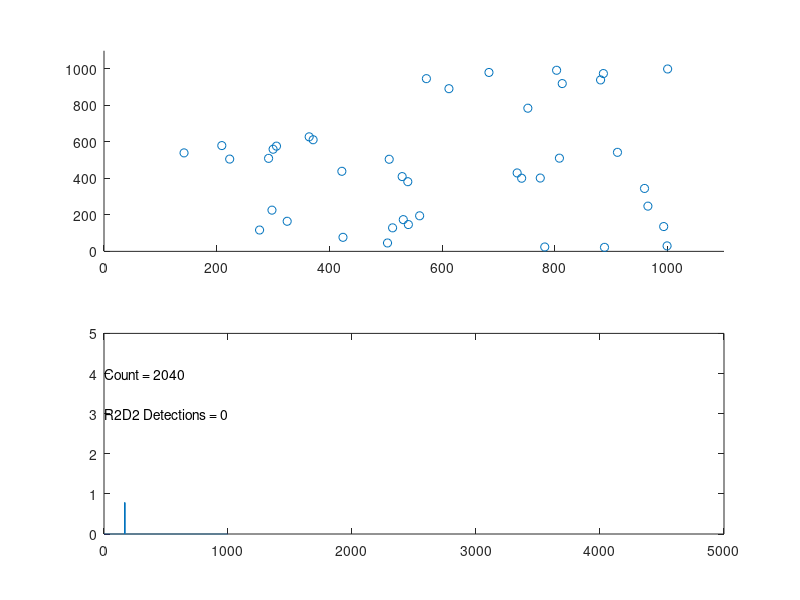

This chart was generated by the following MATLAB code:
%%%%%%%%%%%%%%%%%%%%%%%%%%%%%%%%%%%%%%%%%%%%%%%%%%%%%%%%%%%%%%%%%%%%%%%%%%%%%%%%
% Andrew Payne
% 14 April 2019
%
% r2d2_sim.m - A simulator to show platoon moving through battlespace with
% algorithms programmed to dodge R2D2 units.
%
%
% Basic Instructions:
%   Run in Matlab/Octave.  Opens up a split GUI figure with battlespace on top and
%   platoon detection time values along the bottom.  Platoon automatically starts 
%   from (1,1), and goes until it finishes at (1000,1000).
%   In the bottom of the GUI window are the count and the R2D2 Detections count.
%   The Count is simply the main loop counter.  The R2D2 Detections count is the
%   number of times the R2D2 (enemy) units spot the platoon.
% It is required to have config.txt present in the same directory.
%
% input arguments:
%   - GRID_SIZE, <#> (default 1000)
%   - NUM_R2D2, <#>  (Try 5 - 50)
%   - RD2D_RANGE, <#> (default 5)
%   - MAX_RANGE, <#>  (Try 50, soldier sensor distance of r2d2 detection)
%
% Example Calls:
%   r2d2_sim
%   r2d2_sim('GRID_SIZE', 500, 'NUM_R2D2', 20)
%   r2d2_sim('MAX_RANGE', 50, 'GRID_SIZE', 1000)
%   r2d2_sim('GRID_SIZE', 1000, 'NUM_R2D2', 40, 'R2D2_RANGE', 6, 'MAX_RANGE', 20)
%
%  22 April 2019
%   - Tested and works in Matlab with a small change to the
%   platoon.directive cell array.
%%%%%%%%%%%%%%%%%%%%%%%%%%%%%%%%%%%%%%%%%%%%%%%%%%%%%%%%%%%%%%%%%%%%%%%%%%%%%%%%

function ret_val = r2d2_sim(varargin)
  GRID_SIZE = 1000;
  NUM_R2D2 = 40;
  R2D2_RANGE = 10;
  MAX_RANGE = 50;

  % Parsing input arguments.
  for i = 1:2:length(varargin)
    switch upper(varargin{i})
      case 'GRID_SIZE'
        GRID_SIZE = varargin{i+1};
      case 'NUM_R2D2'
        NUM_R2D2 = varargin{i+1};
      case 'R2D2_RANGE'
        R2D2_RANGE = varargin{i+1};
      case 'MAX_RANGE'
        MAX_RANGE = varargin{i+1};
      otherwise
        msgbox(['Command ', varargin{i}, ' is not recognized. Exiting.']);
        ret_val = -1;
        return
    end
  end
  
  % Maneuvering step counts:
  DIRECTIVE_FORWARD_STEPS = GRID_SIZE/50;   % Seems to work the best.
  DIRECTIVE_RETRACE_STEPS = GRID_SIZE/50;
  
  config_file_contents = [];
  
  Read_Config_File;
  
  ret_val = 0;
  
  grid = zeros(GRID_SIZE);

  % Generate R2D2.
  r2d2.num = NUM_R2D2;
  % Positions (columns wrap top-to-bottom).
  r2d2.raw_positions = fix(rand(1,NUM_R2D2)*GRID_SIZE^2);
  % Set ordered pair positions via R2d2_Positions:
  r2d2.num_detections = 0;
  R2d2_Positions;

  % Place R2D2s into grid.
  grid(r2d2.raw_positions) = 1;

  % Place platoon at the starting mark.
  platoon.position = [1,1];
  platoon.directive = {'N/A', 0,'N/A', 0};
  platoon.last_move = [0 0 0 0]; % n s e w.
  platoon.move_count = 0;
  platoon.detections = zeros(DIRECTIVE_FORWARD_STEPS, 1);
  platoon.maneuver = 0;
  
  sensor.num_hits = 0;
  sensor.heatmap = zeros(2);  % Give a fresh 2x2 sensor relative heatmap grid.
  sensor.old_heatmap = zeros(2);
  sensor.change = zeros(2);
  splot=[];
  
  Setup_Plot;
  
  done = 0;

  % Main time-step loop.
  while (done == 0)
    % Turn on sensor. Collect Data about R2D2.
    % Gets a 2x2 grid of NW, SW, NE, SE data correlating to severity of sensor data.
    Platoon_Sense;

    % Decides how to proceed to the finish line based on sensor heatmap.
    Platoon_Decide;

    % R2d2 detection:
    R2d2_Detection;
    
    % Updates the plot for this simulation.
    Update_Plot;

    % Loop ending when finish line reached.
    done = (platoon.position(1) > GRID_SIZE-1 && platoon.position(2) > GRID_SIZE-1);
    
    %disp([platoon.directive{1}, ' ', num2str(platoon.directive{2})]);
    
    %disp([num2str(platoon.move_count), ' ', num2str(platoon.position)]);
  end
  
    disp([num2str(platoon.position(1)), ' ', num2str(platoon.position(2))]);
 
%%%%%%%%%%%%%%%%%%%%%%%%%%%%%%%%%%%%%%%%%%%%%%%%%%%%%%%%%%%%%%%%%%%%%%%%%%%%%%%%
% FUNCTION:
% Read_Config_File - A function to read the config.txt file into a 
%                    cell array called config_file_contents.
%
%
%%%%%%%%%%%%%%%%%%%%%%%%%%%%%%%%%%%%%%%%%%%%%%%%%%%%%%%%%%%%%%%%%%%%%%%%%%%%%%%%
  function read_success = Read_Config_File
    read_success = 0;
    i = 1;
    fileID = fopen('config.txt');
    while ~feof(fileID)
      f_line = strtrim(fgetl(fileID));
      if length(f_line)
        % needs to have a : to denote key:value pair, or drop it.
        if strfind(f_line,':')  
          % Remove comments.
          k = min(strfind(f_line, '//'));  % min: find the first occurance.
          if k == 1
            % don't include, the whole line contains a comment.
          elseif k > 1
            % Partially-commented. Key-value pair.
            config_file_contents{i} = strsplit(f_line(1:k-1),':');
            i = i + 1;
          else  % include whole line. Key-value pair.
            config_file_contents{i} = strsplit(f_line,':');
            i = i + 1;
          end
        end
      end
    end
    fclose(fileID);
    
  end % Read_Config_File

%%%%%%%%%%%%%%%%%%%%%%%%%%%%%%%%%%%%%%%%%%%%%%%%%%%%%%%%%%%%%%%%%%%%%%%%%%%%%%%%
% FUNCTION:
% Get_Value -  A function to read the configuration from config.txt file, get to
%              the key specified, and return the cell array value(s) to the
%              right of the '<key>:' label in config.txt. Returns a cell array
%              of value(s).
%
%
%%%%%%%%%%%%%%%%%%%%%%%%%%%%%%%%%%%%%%%%%%%%%%%%%%%%%%%%%%%%%%%%%%%%%%%%%%%%%%%% 
  function value = Get_Value(key)
    % Search for key
    if length(config_file_contents)
      for i=1:length(config_file_contents)
        if strfind(config_file_contents{i}{1}, key)
          % found the key, now take the values and break loop.
          value = strtrim(strsplit(config_file_contents{i}{2},','));  % split up by ',' delimeter.
          % Deletes white-space.
          break;
        end
      end
    else  
      msgbox('Unsucessful read of config.txt');
      return
    end
  end % Get_Value
  
 
%%%%%%%%%%%%%%%%%%%%%%%%%%%%%%%%%%%%%%%%%%%%%%%%%%%%%%%%%%%%%%%%%%%%%%%%%%%%%%%%
% FUNCTION:
% Setup_Plot - A function to create a figure window and display the battlespace 
%              scatter plot and heatmap spikes.
%
%
%
%%%%%%%%%%%%%%%%%%%%%%%%%%%%%%%%%%%%%%%%%%%%%%%%%%%%%%%%%%%%%%%%%%%%%%%%%%%%%%%%
  function Setup_Plot
    for (i = 1:NUM_R2D2)
      splot.xdata(i) = r2d2.positions{i}(1);
      splot.ydata(i) = r2d2.positions{i}(2);
    end
    % Add the platoon position:
    splot.xdata(NUM_R2D2+1) = platoon.position(1);
    splot.ydata(NUM_R2D2+1) = platoon.position(2);
    
    f=figure('units', 'normalized', 'position', [.2 .2 .6 .6]);
    subplot(2,1,1);
    
    % Start the graph
    splot.graph = scatter(splot.xdata, splot.ydata);
    
    axis([0 GRID_SIZE*1.1 0 GRID_SIZE*1.1]);

    subplot(2,1,2);
    
    splot.xheat = linspace(1,1000,GRID_SIZE*5);
    splot.yheat = zeros(1,GRID_SIZE*5);
    splot.heatmap_plot = plot(splot.xheat, splot.yheat);
    splot.move_counter = text(1,4,'Count = 0');
    splot.r2d2_detections = text(1,3,'R2D2 Detections = 0');
    axis([0 GRID_SIZE*5 0 5]);
    
  end % Setup_Plot
 
%%%%%%%%%%%%%%%%%%%%%%%%%%%%%%%%%%%%%%%%%%%%%%%%%%%%%%%%%%%%%%%%%%%%%%%%%%%%%%%%
% FUNCTION:
% Update_Plot - A function to edit the platoon position, the counter text, the
%               heatmap indicator, and the R2D2 detection count.
%
%
%%%%%%%%%%%%%%%%%%%%%%%%%%%%%%%%%%%%%%%%%%%%%%%%%%%%%%%%%%%%%%%%%%%%%%%%%%%%%%%% 
  function Update_Plot
    xdata_tmp = get(splot.graph, 'xdata');
    ydata_tmp = get(splot.graph, 'ydata');
    
    xdata_tmp(NUM_R2D2+1) = platoon.position(1);
    ydata_tmp(NUM_R2D2+1) = platoon.position(2);
    
    set(splot.graph, 'xdata', xdata_tmp);
    set(splot.graph, 'ydata', ydata_tmp);
    
    yheat_tmp = get(splot.heatmap_plot,'ydata');
    yheat_tmp(platoon.move_count) = sum(sensor.heatmap(:));
    
    set(splot.heatmap_plot, 'ydata', yheat_tmp);
    set(splot.move_counter, 'string', ['Count = ',num2str(platoon.move_count)]);
    set(splot.r2d2_detections, 'string', ['R2D2 Detections = ',num2str(r2d2.num_detections)]);
    
    drawnow
     
  end % Update_Plot

%%%%%%%%%%%%%%%%%%%%%%%%%%%%%%%%%%%%%%%%%%%%%%%%%%%%%%%%%%%%%%%%%%%%%%%%%%%%%%%%
% FUNCTION:
% R2d2_Positions - A function to install the R2D2s on the battlespace as deemed
%                  by r2d2.raw_positions array.
%
%
%%%%%%%%%%%%%%%%%%%%%%%%%%%%%%%%%%%%%%%%%%%%%%%%%%%%%%%%%%%%%%%%%%%%%%%%%%%%%%%% 
  function R2d2_Positions
    for i=1:NUM_R2D2
      % X position
      x_pos = ceil(r2d2.raw_positions(i)/GRID_SIZE);
      %x_pos = 50*i + 20;
      
      % Y position
      y_pos = mod(r2d2.raw_positions(i), GRID_SIZE);
      %y_pos = 50*i - 5;
      if (y_pos==0)
        y_pos = GRID_SIZE;
      end 
      
      % Set ordered pair variable.
      r2d2.positions{i} = [x_pos, y_pos]; 

    end
  end % R2d2_Positions

%%%%%%%%%%%%%%%%%%%%%%%%%%%%%%%%%%%%%%%%%%%%%%%%%%%%%%%%%%%%%%%%%%%%%%%%%%%%%%%%
% FUNCTION:
% R2d2_Detection - A function to check if R2D2 detected a platoon in accordance
%                  with the R2D2_RANGE variable.  It will increment the count
%                  within the R2D2 structure if it does spot a platoon.
%
%
%%%%%%%%%%%%%%%%%%%%%%%%%%%%%%%%%%%%%%%%%%%%%%%%%%%%%%%%%%%%%%%%%%%%%%%%%%%%%%%%   
  function R2d2_Detection
    raw_offsets = cell(NUM_R2D2);
    raw_man_dist = cell(NUM_R2D2);
     % Go through list of r2d2s, calculating Manhatten Distance.
    for i = 1:NUM_R2D2
      raw_offsets{i} = r2d2.positions{i} - platoon.position;
      raw_man_dist{i} = sum(abs(raw_offsets{i}));
    end
    
    % Reorder from closest to furthest, based on Manhatten Distance:
    [man_dist, sort_order] = sort(cell2mat(raw_man_dist));
    man_dist = num2cell(man_dist);
    offsets = raw_offsets(sort_order); 
    
    R2d2_Measure;
    
    function R2d2_Measure
      r2d2.range = R2D2_RANGE;
      
      % Go through list of r2d2s.
      for r2d2_ctr = 1:NUM_R2D2
        % Manhatten Distance comparison with sensor.range.
        if (man_dist{r2d2_ctr} <= r2d2.range)
          % Add to list of hit(s)
          r2d2.num_detections = r2d2.num_detections + 1;
        else
          break; % Keeps getting further away, break.
        end
      end  
    end
  end % R2D2_Detection
 
%%%%%%%%%%%%%%%%%%%%%%%%%%%%%%%%%%%%%%%%%%%%%%%%%%%%%%%%%%%%%%%%%%%%%%%%%%%%%%%%
% FUNCTION:
% Platoon_Decide - A function to process the beginning through the end of the
%                  platoon's movements. It is very high level. It starts with
%                  deciding whether it's the first step, if it is, just head
%                  north. If there's a number >0 of directives in the queue, then
%                  it calls Platoon_Manuever. Else it checks the sensor's heatmap
%                  and calls a new directive if it is registering an R2D2.
%                  Otherwise, a routine movement northeast is all that it calls.
%
%
%%%%%%%%%%%%%%%%%%%%%%%%%%%%%%%%%%%%%%%%%%%%%%%%%%%%%%%%%%%%%%%%%%%%%%%%%%%%%%%%   
  function Platoon_Decide
    if (platoon.move_count == 0)
      Platoon_Move('North');
      return
    elseif (platoon.directive{2}>0)
      
      % Call the directives.
      Platoon_Manuever;

  % Heatmap analysis.
  
  % -------------
  % | NW  | NE  |
  % |     |     |
  % -------------
  % | SW  | SE  |
  % |     |     |
  % -------------
  
  %
    elseif (sensor.num_hits)
      last_move = platoon.directive{1};
      dir_finder = zeros(2);
    
      % Find the direction of the r2d2 being sensed.
      [max_heat,~] = max(sensor.heatmap(:));
      
      [x, y] = find(sensor.heatmap==max_heat);
      
      % Find the direction of the r2d2s that are most increasing.
      %[~,max_chg_dir] = max(sensor.change(:));
      
      dir_finder(x,y) = 1;
      disp(dir_finder)
      %dir_finder(max_chg_dir) = 1;
      
      % Form a string that Get_Value function can read.
      % e.g., turns [0 1;0 0] into '[0 1;0 0'
      dir_finder_str = ['[',num2str(dir_finder(1)),' ',num2str(dir_finder(3)),...
                        ';',num2str(dir_finder(2)),' ',num2str(dir_finder(4)),...
                        ']'];
      
      % Get the directives from the config.txt file.
      directives = Get_Value(dir_finder_str);
      % Assign the directives as deemed from config.txt.
      if (length(directives) == 2)
        platoon.directive(1:2) = {directives{1}, str2double(directives{2})};
      elseif (length(directives) == 4)
        platoon.directive(1:2) = {directives{1}, str2double(directives{2})};
        platoon.directive(3:4) = {directives{3}, str2double(directives{4})};
      end
      
      % Starts the move. The next loop around, this will not run because there
      % will be queued up directives.    
      Platoon_Move(platoon.directive{1});

      % Just a routine move north or east to reach the finish line.
    else
        if platoon.last_move(1)
          Platoon_Move('East');
         % disp('routine move east.');
        % North
        else
          Platoon_Move('North');
         % disp('routine move north.');
        end
    end

%%%%%%%%%%%%%%%%%%%%%%%%%%%%%%%%%%%%%%%%%%%%%%%%%%%%%%%%%%%%%%%%%%%%%%%%%%%%%%%%
% FUNCTION:
% Platoon_Manuever - A function to handle calling Platoon_Move function from the
%                    directives queue, which is a multidimensional cell array
%                    holding the direction to travel and the number of steps to
%                    take on that direction.
%
%
%%%%%%%%%%%%%%%%%%%%%%%%%%%%%%%%%%%%%%%%%%%%%%%%%%%%%%%%%%%%%%%%%%%%%%%%%%%%%%%%      
      % Maneuvering function.
      function Platoon_Manuever
      
        Platoon_Move(platoon.directive{1});
        % Decrement the count.
        platoon.directive{2} = platoon.directive{2} - 1;
        
        % When the first row of directives is exhausted, move second row up.
        if (platoon.directive{2} == 0 && platoon.directive{4}>0)
          platoon.directive{1} = platoon.directive{3};
          platoon.directive{2} = platoon.directive{4};
          platoon.directive{4} = 0;
        end
      end % Platoon_Maneuver
      
%%%%%%%%%%%%%%%%%%%%%%%%%%%%%%%%%%%%%%%%%%%%%%%%%%%%%%%%%%%%%%%%%%%%%%%%%%%%%%%%
% FUNCTION:
% Platoon_Move - A function to move the Platoon in a direction (required input
%                argument string).  It records the last move before exiting the
%                function. It also keeps the platoon in-bounds.
%
%
%%%%%%%%%%%%%%%%%%%%%%%%%%%%%%%%%%%%%%%%%%%%%%%%%%%%%%%%%%%%%%%%%%%%%%%%%%%%%%%%    
      function Platoon_Move(direction)
        direction = upper(direction);
        switch direction
          case 'NORTH'
            if (platoon.position(2) < GRID_SIZE)
              platoon.position(2) = platoon.position(2) + 1;
              platoon.last_move = [1 0 0 0];
              platoon.move_count = platoon.move_count + 1; 
            elseif (platoon.position(1) < GRID_SIZE)
              Platoon_Move('East');
            else
              Platoon_Move('South');
            end
          case 'SOUTH'
            platoon.position(2) = platoon.position(2) - 1;
            platoon.last_move = [0 1 0 0];
            platoon.move_count = platoon.move_count + 1; 
          case 'EAST'
            if (platoon.position(1) < GRID_SIZE)
              platoon.position(1) = platoon.position(1) + 1;
              platoon.last_move = [0 0 1 0];
              platoon.move_count = platoon.move_count + 1; 
            elseif (platoon.position(2) < GRID_SIZE)
              Platoon_Move('North');
            else
              Platoon_Move('South');
            end
          case 'WEST'
            platoon.position(1) = platoon.position(1) - 1;
            platoon.last_move = [0 0 0 1];
            platoon.move_count = platoon.move_count + 1; 
          case 'NORTHEAST'
            if (platoon.last_move == [1 0 0 0])
              Platoon_Move('East');
            else
              Platoon_Move('North');
            end
          case 'NORTHWEST'
            if (platoon.last_move == [1 0 0 0])
              Platoon_Move('West');
            else
              Platoon_Move('North');
            end
          case 'SOUTHEAST'
            if (platoon.last_move == [0 1 0 0])
              Platoon_Move('East');
            else
              Platoon_Move('South');
            end
          case 'SOUTHWEST'
            if (platoon.last_move == [0 1 0 0])
              Platoon_Move('West');
            else
              Platoon_Move('South');
            end
        end  
      end % Platoon_Move
  end % Platoon_Decide

%%%%%%%%%%%%%%%%%%%%%%%%%%%%%%%%%%%%%%%%%%%%%%%%%%%%%%%%%%%%%%%%%%%%%%%%%%%%%%%%
% FUNCTION:
% Platoon_Sense - A function to use the sensor that the Platoon has to
%                 sense R2D2s.  It calls measure and calculation routines that
%                 convert the sensor data into usable information.
%
%
%%%%%%%%%%%%%%%%%%%%%%%%%%%%%%%%%%%%%%%%%%%%%%%%%%%%%%%%%%%%%%%%%%%%%%%%%%%%%%%%    
  function Platoon_Sense
    % Go through list of r2d2s, calculating Manhatten Distance.
    % This part of the code is from the know-all computer, which knows every
    % r2d2.position.  Later it will be filtered by what the sensor actually sees
    % in Sensor_Measure.
    raw_offsets = cell(NUM_R2D2);
    raw_man_dist = cell(NUM_R2D2);
    
    for i = 1:NUM_R2D2
      raw_offsets{i} = r2d2.positions{i} - platoon.position;
      raw_man_dist{i} = sum(abs(raw_offsets{i}));
    end
    
    % Reorder from closest to furthest, based on Manhatten Distance:
    [man_dist, sort_order] = sort(cell2mat(raw_man_dist));
    man_dist = num2cell(man_dist);
    offsets = raw_offsets(sort_order);
    
    % Run Sensor_Measure to pick up any R2D2(s).
    Sensor_Measure;
    
    % Run Sensor_Calc to calculate severity of measurements and mark the change from last detection.
    Sensor_Calc;

%%%%%%%%%%%%%%%%%%%%%%%%%%%%%%%%%%%%%%%%%%%%%%%%%%%%%%%%%%%%%%%%%%%%%%%%%%%%%%%%
% FUNCTION:
% Sensor_Measure - A function to actually compare the omniscent computer
%                  generated offsets with the Platoon's inferior sensor
%                  (sensor.range is derived from a probability).  It will rack
%                  up the num_hits and catalog the manhatten distances.
%
%
%%%%%%%%%%%%%%%%%%%%%%%%%%%%%%%%%%%%%%%%%%%%%%%%%%%%%%%%%%%%%%%%%%%%%%%%%%%%%%%%    
    function Sensor_Measure
      sensor.capability = .2 + .5*rand; % luck of the draw.
      sensor.range = sensor.capability * MAX_RANGE;
      sensor.old_heatmap = sensor.heatmap;
      sensor.heatmap = zeros(2);  % Give a fresh 2x2 sensor relative heatmap grid.
      sensor.num_hits = 0; % reset.
      
      % Go through list of r2d2s.
      for r2d2_ctr = 1:NUM_R2D2
        % Manhatten Distance comparison with sensor.range.
        if (man_dist{r2d2_ctr} <= sensor.range)
          % Add to list of hit(s)
          sensor.num_hits = sensor.num_hits + 1;
          sensor.hits{r2d2_ctr} = offsets{r2d2_ctr};
          sensor.man_dist{r2d2_ctr} = man_dist{r2d2_ctr};
        else
          break; % Keeps getting further away, break.
        end
      end  
    end % Sensor_Measure
 
%%%%%%%%%%%%%%%%%%%%%%%%%%%%%%%%%%%%%%%%%%%%%%%%%%%%%%%%%%%%%%%%%%%%%%%%%%%%%%%%
% FUNCTION:
% Sensor_Calc - A function to take the data from the Sensor_Measure routine and
%               create the heatmap, the information that the Platoon uses in
%               Platoon_Decide to decide where to maneuver.
%
%
%%%%%%%%%%%%%%%%%%%%%%%%%%%%%%%%%%%%%%%%%%%%%%%%%%%%%%%%%%%%%%%%%%%%%%%%%%%%%%%%    
    function Sensor_Calc
      for hit_ctr = 1:sensor.num_hits
        % Find the N/S/E/W direction via the sign.
        if (sensor.hits{hit_ctr}(1) > 0)
          x_sign = 1;
        else
          x_sign = -1;
        end
        if (sensor.hits{hit_ctr}(2) > 0)
          y_sign = 1;
        else
          y_sign = -1;
        end
        
        norm_vector = sensor.hits{hit_ctr}/norm(abs(sensor.hits{hit_ctr}));
        
        % If X direction is severe:
        if (norm_vector(2) ~= 0)
          if (abs(norm_vector(1)/norm_vector(2)) > 5)
            norm_vector(1) = 1;
            norm_vector(2) = 0;
          end
        end
        if (norm_vector(1) ~= 0)
          if (abs(norm_vector(2)/norm_vector(1)) > 5)
            norm_vector(1) = 0;
            norm_vector(2) = 1;
          end
        end
        
        % Gives the strength of the signals:
        x_gauge = norm_vector(1)*x_sign*(1 - abs(sensor.hits{hit_ctr}(1) / sensor.range));
        y_gauge = norm_vector(2)*y_sign*(1 - abs(sensor.hits{hit_ctr}(2) / sensor.range));
   
        if (x_gauge > 0) % Target is at right.
          sensor.heatmap(1,2) = sensor.heatmap(1,2) + x_gauge;
          sensor.heatmap(2,2) = sensor.heatmap(2,2) + x_gauge;
        elseif (x_gauge < 0) % Target is at left.
          sensor.heatmap(1,1) = sensor.heatmap(1,1) - x_gauge;
          sensor.heatmap(2,1) = sensor.heatmap(2,1) - x_gauge;
        end
        if (y_gauge > 0) % Target is above.
          sensor.heatmap(1,1) = sensor.heatmap(1,1) + y_gauge;
          sensor.heatmap(1,2) = sensor.heatmap(1,2) + y_gauge;
        elseif (y_gauge < 0) % Target is below.
          sensor.heatmap(2,1) = sensor.heatmap(2,1) - y_gauge;
          sensor.heatmap(2,2) = sensor.heatmap(2,2) - y_gauge;
        end
        
      end
      
      % Get the change from last detection:
      sensor.change = sensor.heatmap - sensor.old_heatmap;
      
    end % Sensor_Calc
  end % Platoon_Sense
end % R2D2_Sim
